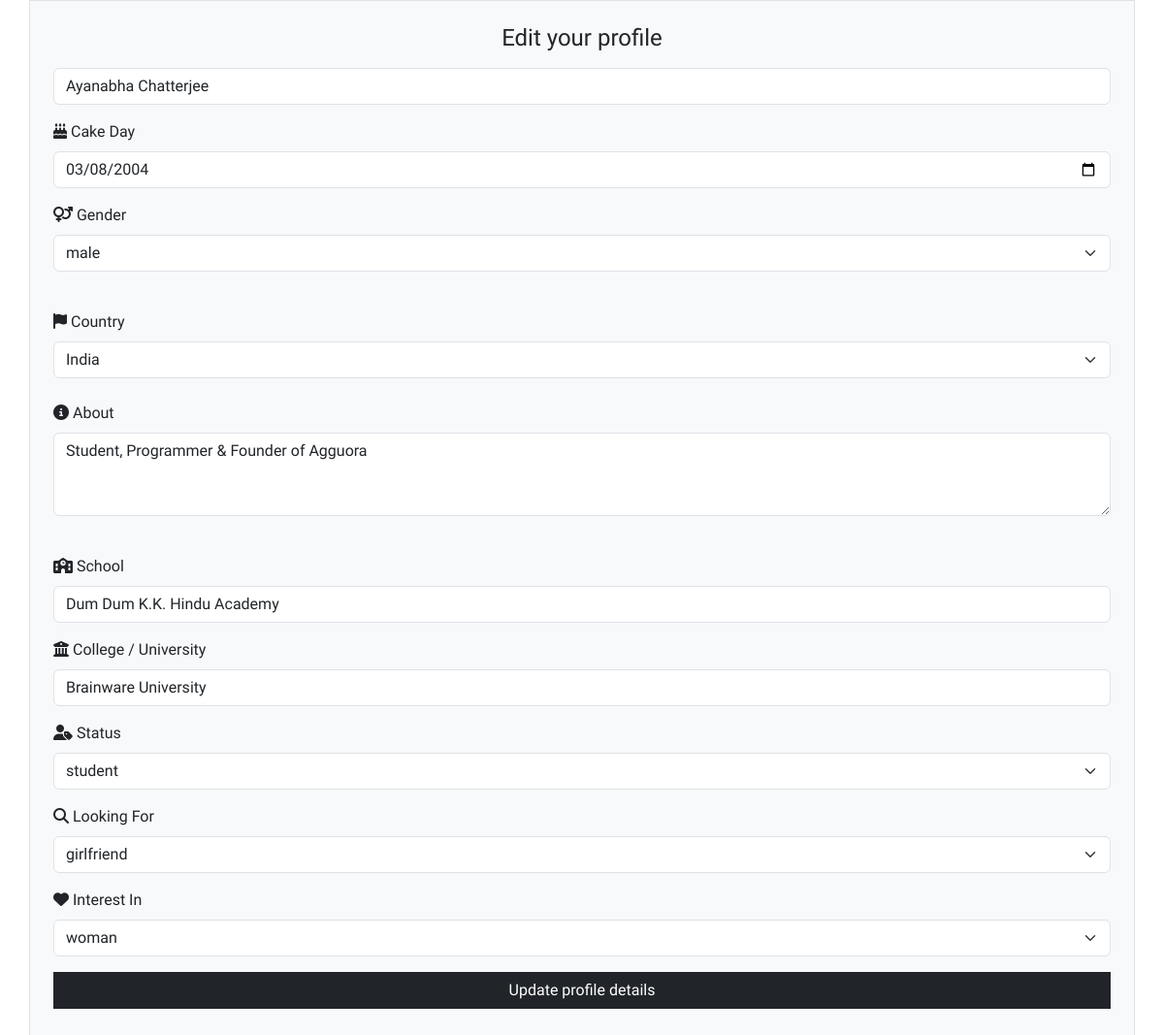
Screenshot of /auth/account/settings/account_settings/editprofile.php?update=44 (signed in) with the database file from the repository.
### tables this page shows
CREATE TABLE `user` (
  `id` int(11) NOT NULL,
  `username` varchar(20) NOT NULL,
  `password` varchar(225) NOT NULL,
  `repassword` varchar(225) NOT NULL,
  `datetime` date NOT NULL DEFAULT current_timestamp(),
  `profile_pic` varchar(9999) NOT NULL DEFAULT 'demoprofile.png',
  `about` text NOT NULL,
  `gender` varchar(20) NOT NULL,
  `country` varchar(50) NOT NULL,
  `cake_day` varchar(25) NOT NULL,
  `email` varchar(255) NOT NULL,
  `session_token` int(255) NOT NULL,
  `school` varchar(255) NOT NULL,
  `clg_university` varchar(255) NOT NULL,
  `status` varchar(255) NOT NULL,
  `looking_for` varchar(255) NOT NULL,
  `interest_in` varchar(255) NOT NULL
);

### auth/account/settings/account_settings/editprofile.php (the view, shortened to what this page needs)
<?php
if(!isset($_SESSION['username'])){
echo 'Opps! atfirst you need to <a href="login.php">login</a> & proof that you are a true member.';
}else{ ?>
<?php
include "db_connection.php";
?>
<!DOCTYPE html>
<html lang="en">
<head>
     <?php include "bootstrapcss-and-icons.php"; ?>
</head>
<body>
     <?php
     $update = isset($_GET['update']) ? htmlspecialchars(mysqli_real_escape_string($conn, $_GET['update'])) : null;
                         ?>
     <?php
     $retrieve = "SELECT * FROM `user` WHERE id = '$update'";
     $result = mysqli_query($conn, $retrieve);
     if ($result) {
          if (mysqli_num_rows($result) > 0) {
               while ($row = mysqli_fetch_assoc($result)) {
                    ?>
                    <form class="container py-3 px-4 bg-light border" action="" method="post">
                         <h4 style="text-align:center;" class="py-2">Edit your profile</h4>
                         <div class="input-group mb-3">
                              <input type="text" class="form-control" value="<?php echo $row['username']; ?>" name="uname"
                                   aria-label="Username" aria-describedby="basic-addon1" required>
                         </div>
            <div class="mb-3">
                <label for="bday" class="form-label"><i class="fas fa-birthday-cake"></i> Cake Day</label>
                <input type="date" class="form-control" value="<?php echo $row['cake_day'] ?>" id="bday" name="cake_day" required>
            </div>
            <div class="mb-3">
                <label for="gender" class="form-label"><i class="fas fa-venus-mars"></i> Gender</label>
                <select id="gender" name="gender" class="form-select" required>
                    <option value="<?php echo $row['gender']; ?>" selected><?php echo $row['gender']; ?></option>
                </select>
            </div>
                         <br>
                         <div class="mb-3">
                <label for="country" class="form-label"><i class="fas fa-flag"></i> Country</label>
                <select id="country" name="country" class="form-select" required>
                              <option value="<?php echo $row['country']; ?>" selected><?php echo $row['country']; ?></option>
                         </select>
                         <br>
                         <div class="mb-3">
                <label for="about" class="form-label"><i class="fas fa-info-circle"></i> About</label>
                <textarea id="about" name="about" class="form-control" placeholder="About yourself" rows="3" required><?php echo $row['about']; ?></textarea>
            </div>
                         <br>
                         <div class="mb-3">
                <label for="school" class="form-label"><i class="fas fa-school"></i> School</label>
                <input type="text" class="form-control" value="<?php echo $row['school']; ?>" id="school" name="school" placeholder="Your school name?" required>
            </div>
            <div class="mb-3">
                <label for="clg_uni" class="form-label"><i class="fas fa-university"></i> College / University</label>
                <input type="text" class="form-control" value="<?php echo $row['clg_university']; ?>" id="clg_uni" name="clg_university" placeholder="Your college / University name?" required>
            </div>
            <div class="mb-3">
                <label for="status" class="form-label"><i class="fas fa-user-tag"></i> Status</label>
                <select id="status" name="status" class="form-select" required>
                    <option value="<?php echo $row['status']; ?>" selected><?php echo $row['status']; ?></option>
                </select>
            </div>
            <div class="mb-3">
                <label for="lookingFor" class="form-label"><i class="fas fa-search"></i> Looking For</label>
                <select id="lookingFor" name="looking_for" class="form-select" required>
                    <option value="<?php echo $row['looking_for']; ?>" selected><?php echo $row['looking_for']; ?></option>
                </select>
            </div>
            <div class="mb-3">
                <label for="interestIn" class="form-label"><i class="fas fa-heart"></i> Interest In</label>
                <select id="interestIn" name="interest_in" class="form-select" required>
                    <option value="<?php echo $row['interest_in']; ?>" selected><?php echo $row['interest_in']; ?></option>
                </select>
            </div>
                         <button type="submit" name="submit" class="btn btn-dark w-100 rounded-0">Update profile details</button>
                    </form>
                    <?php
               }
          }
     }
     ?>
</body>
</html>
<?php } ?>

### include/fonts.php (style rules this page uses)
* { font-family: "Mukta", sans-serif; font-weight: 400; font-style: normal; }

### rows the page displays
user: uname "Ayanabha Chatterjee", cake_day "03/08/2004", gender "male", country "India", about "Student, Programmer & Founder of Agguora", school "Dum Dum K.K. Hindu Academy", clg_university "Brainware University", status "student", looking_for "girlfriend", interest_in "woman"
